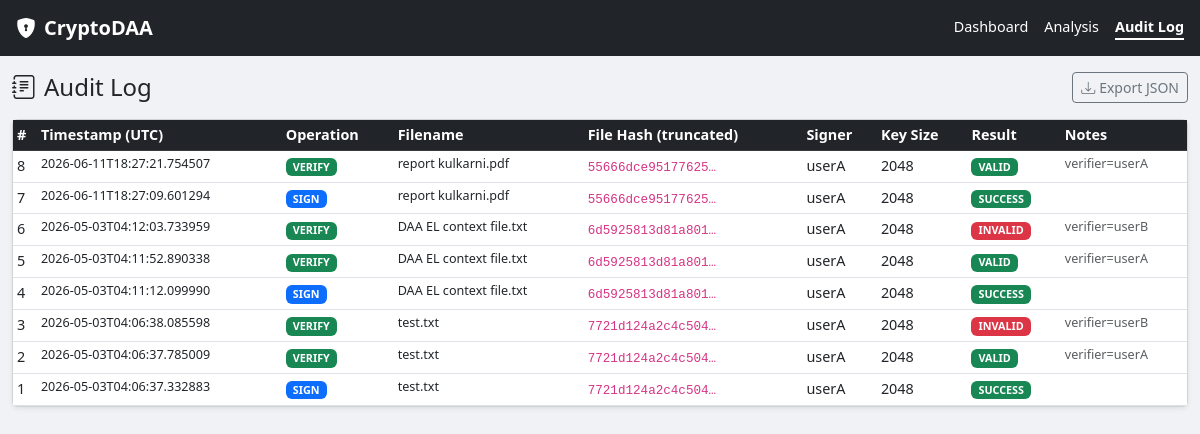
Screenshot of /audit with the database file from the repository.
### tables this page shows
CREATE TABLE audit_log (
            id INTEGER PRIMARY KEY AUTOINCREMENT,
            timestamp TEXT,
            operation TEXT,
            filename TEXT,
            file_hash TEXT,
            signer TEXT,
            key_size INTEGER,
            result TEXT,
            notes TEXT
        , certificate_id TEXT, certificate_status TEXT, timestamp_status TEXT, merkle_root TEXT);

### app.py (the view)
@app.route("/audit")
def audit_page():
    logs = get_all_logs()
    return render_template("audit.html", logs=logs)

### audit/logger.py (called while the page is built)
def _get_conn():
    conn = sqlite3.connect(DB_PATH)
    conn.row_factory = sqlite3.Row
    return conn

def get_all_logs(limit: int = 200) -> list:
    conn = _get_conn()
    rows = conn.execute(
        "SELECT * FROM audit_log ORDER BY id DESC LIMIT ?", (limit,)
    ).fetchall()
    conn.close()
    return [dict(r) for r in rows]

### templates/audit.html (shortened to what this page needs)
{% extends "base.html" %}
{% block content %}
<div class="d-flex justify-content-between align-items-center mb-3">
  <h4 class="mb-0"><i class="bi bi-journal-text me-2"></i>Audit Log</h4>
  <a href="/api/audit" class="btn btn-sm btn-outline-secondary" target="_blank">
    <i class="bi bi-download me-1"></i>Export JSON
  </a>
</div>
<div class="card shadow-sm">
  <div class="card-body p-0">
    <div class="table-responsive">
      <table class="table table-hover table-sm mb-0">
        <thead class="table-dark">
          <tr>
            <th>#</th>
            <th>Timestamp (UTC)</th>
            <th>Operation</th>
            <th>Filename</th>
            <th>File Hash (truncated)</th>
            <th>Signer</th>
            <th>Key Size</th>
            <th>Result</th>
            <th>Notes</th>
          </tr>
        </thead>
        <tbody>
          {% if logs %}
            {% for log in logs %}
            <tr>
              <td>{{ log.id }}</td>
              <td class="text-nowrap small">{{ log.timestamp }}</td>
              <td>
                <span class="badge {% if log.operation == 'SIGN' %}bg-primary{% else %}bg-success{% endif %}">
                  {{ log.operation }}
                </span>
              </td>
              <td class="small">{{ log.filename }}</td>
              <td><code class="small">{{ log.file_hash[:16] }}…</code></td>
              <td>{{ log.signer }}</td>
              <td>{{ log.key_size }}</td>
              <td>
                <span class="badge
                  {% if log.result == 'VALID' or log.result == 'SUCCESS' %}bg-success
                  {% elif log.result == 'INVALID' %}bg-danger
                  {% else %}bg-warning text-dark{% endif %}">
                  {{ log.result }}
                </span>
              </td>
              <td class="small text-muted">{{ log.notes }}</td>
            </tr>
            {% endfor %}
          {% else %}
            <tr>
              <td colspan="9" class="text-center text-muted py-4">No audit records yet. Sign or verify a document to begin.</td>
            </tr>
          {% endif %}
        </tbody>
      </table>
    </div>
  </div>
</div>
{% endblock %}

### templates/base.html (shortened to what this page needs)
<!DOCTYPE html>
<html lang="en">
<head>
  <link rel="stylesheet" href="https://cdn.jsdelivr.net/npm/bootstrap@5.3.0/dist/css/bootstrap.min.css" />
  <link rel="stylesheet" href="https://cdn.jsdelivr.net/npm/bootstrap-icons@1.11.1/font/bootstrap-icons.css" />
  <link rel="stylesheet" href="{{ url_for('static', filename='css/style.css') }}" />
</head>
<body>
  <nav class="navbar navbar-dark bg-dark px-3">
    <a class="navbar-brand fw-bold" href="/"><i class="bi bi-shield-lock-fill me-2"></i>CryptoDAA</a>
    <div class="d-flex gap-3">
      <a class="nav-link text-white {% if request.path == '/' %}active fw-bold{% endif %}" href="/">Dashboard</a>
      <a class="nav-link text-white {% if request.path == '/analysis' %}active fw-bold{% endif %}" href="/analysis">Analysis</a>
      <a class="nav-link text-white {% if request.path == '/audit' %}active fw-bold{% endif %}" href="/audit">Audit Log</a>
    </div>
  </nav>
  <div class="container-fluid py-3">
    {% block content %}{% endblock %}
  </div>
</body>
</html>

### static/css/style.css (style rules this page uses)
body { background: #f0f2f5; font-size: 0.9rem; }
.navbar .nav-link.active { border-bottom: 2px solid #fff; }

### rows the page displays
audit_log: id "8", timestamp "2026-06-11T18:27:21.754507", operation "VERIFY", filename "report kulkarni.pdf", file_hash "55666dce95177625", signer "userA", key_size "2048", result "VALID", notes "verifier=userA"
audit_log: id "7", timestamp "2026-06-11T18:27:09.601294", operation "SIGN", filename "report kulkarni.pdf", file_hash "55666dce95177625", signer "userA", key_size "2048", result "SUCCESS"
audit_log: id "6", timestamp "2026-05-03T04:12:03.733959", operation "VERIFY", filename "DAA EL context file.txt", file_hash "6d5925813d81a801", signer "userA", key_size "2048", result "INVALID", notes "verifier=userB"
audit_log: id "5", timestamp "2026-05-03T04:11:52.890338", operation "VERIFY", filename "DAA EL context file.txt", file_hash "6d5925813d81a801", signer "userA", key_size "2048", result "VALID", notes "verifier=userA"
audit_log: id "4", timestamp "2026-05-03T04:11:12.099990", operation "SIGN", filename "DAA EL context file.txt", file_hash "6d5925813d81a801", signer "userA", key_size "2048", result "SUCCESS"
audit_log: id "3", timestamp "2026-05-03T04:06:38.085598", operation "VERIFY", filename "test.txt", file_hash "7721d124a2c4c504", signer "userA", key_size "2048", result "INVALID", notes "verifier=userB"
audit_log: id "2", timestamp "2026-05-03T04:06:37.785009", operation "VERIFY", filename "test.txt", file_hash "7721d124a2c4c504", signer "userA", key_size "2048", result "VALID", notes "verifier=userA"
audit_log: id "1", timestamp "2026-05-03T04:06:37.332883", operation "SIGN", filename "test.txt", file_hash "7721d124a2c4c504", signer "userA", key_size "2048", result "SUCCESS"
